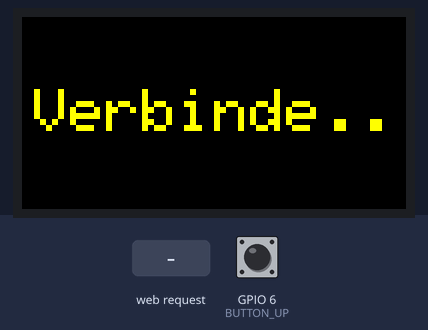
The sketch below on a simulated ESP32-S3. On the bench: 64×32 colour display. The inputs (shaded band) are chosen by the test bench; at power-on: GPIO 6 (BUTTON_UP) HIGH. WiFi joins after 1.5 s; servers stay silent unless stated; the local clock reads 2024-03-15 10:24:30 at power-on unless the sketch sets it. At 9.3 s the program restarts the board; the recording ends there.

Above: at 1.1 s.
At 3.7 s:
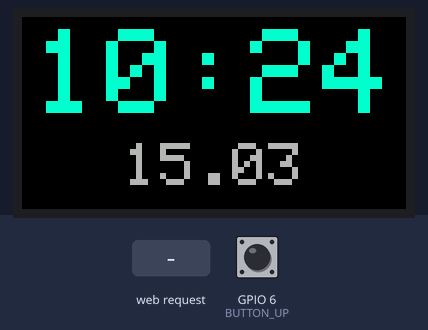
3.8 s: HTTP request GET /live?state=on received
At 5.0 s:
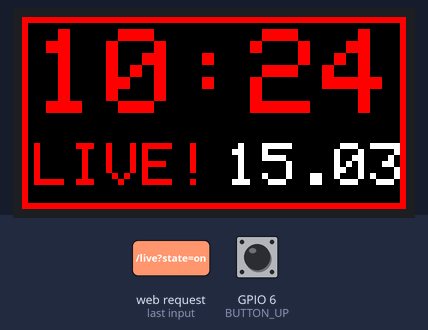
5.3 s: GPIO 6 (BUTTON_UP) pulled LOW for 3.2 s
At 7.8 s:
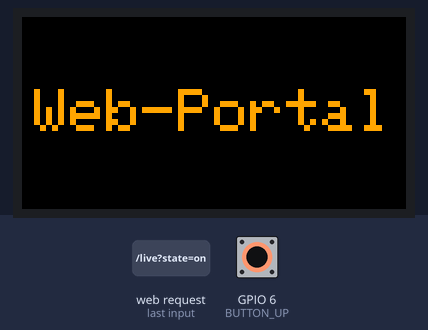
Timing chart, 0 to 9.3 s (numbered marks = the images above; inputs shaded):
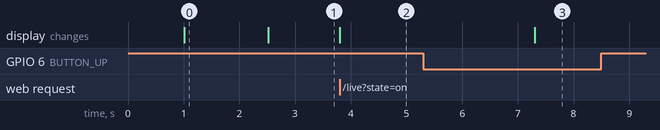

Measured:
- after the input at 3.8 s, the display: changes at once (image 2)
- after the input at 5.3 s, the display: changes after 2.0 s (image 3)
- what the display in image 0 shows lasts 1.5 s, from 1.0 s to 2.5 s

The sketch:

FCG_OBS.ino
```cpp
#include <Adafruit_Protomatter.h>
#include <WiFi.h>
#include <WiFiManager.h>
#include <WebServer.h>
#include "time.h"

#define BUTTON_UP   6
#define BUTTON_DOWN 7

WebServer server(80);

const char* ntpServer = "pool.ntp.org";
const long  gmtOffset_sec = 3600;       // UTC +1
const int   daylightOffset_sec = 3600;  // Sommerzeit

#define WIDTH 64
#define HEIGHT 32

uint8_t rgbPins[]  = {42, 41, 40, 38, 39, 37};
uint8_t addrPins[] = {45, 36, 48, 35};
uint8_t clockPin   = 2;
uint8_t latchPin   = 47;
uint8_t oePin      = 14;

Adafruit_Protomatter matrix(
  WIDTH, 4, 1, rgbPins, 4, addrPins,
  clockPin, latchPin, oePin, true
);

bool isLive = false;
unsigned long lastDisplayUpdate = 0;

// Totmannschalter (Heartbeat)
unsigned long lastHeartbeat = 0;
const unsigned long HEARTBEAT_TIMEOUT = 10000; // 10 Sek. Timeout

void updateDisplay();
void startLiveSetup();

void setup() {
  Serial.begin(115200);
  delay(1000);

  pinMode(BUTTON_UP, INPUT_PULLUP);
  pinMode(BUTTON_DOWN, INPUT_PULLUP);

  ProtomatterStatus status = matrix.begin();
  if (status != PROTOMATTER_OK) {
    while(1);
  }
  matrix.setTextWrap(false);

  matrix.fillScreen(0);
  matrix.setTextSize(1);
  matrix.setCursor(2, 12);
  matrix.setTextColor(matrix.color565(255, 255, 0));
  matrix.print("Verbinde...");
  matrix.show();

  WiFiManager wm;
  wm.setConnectTimeout(10);

  if (!wm.autoConnect("MatrixPortal-Setup")) {
    startLiveSetup();
    return;
  }

  server.on("/", []() {
    String html = "<html><head><title>ESP32 OBS Status</title></head><body>";
    html += "<h1>Matrix Display Status: " + String(isLive ? "LIVE" : "OFFLINE") + "</h1>";
    html += "</body></html>";
    server.send(200, "text/html", html);
  });

  server.on("/live", []() {
    if (server.hasArg("state")) {
      String state = server.arg("state");

      if (state == "on") {
        isLive = true;
        lastHeartbeat = millis();
        server.send(200, "text/plain", "OBS State: ON");
      }
      else if (state == "keepalive") {
        if (isLive) {
          lastHeartbeat = millis();
        }
        server.send(200, "text/plain", "Heartbeat received");
      }
      else if (state == "off") {
        isLive = false;
        server.send(200, "text/plain", "OBS State: OFF");
      }
      else {
        server.send(400, "text/plain", "Invalid state");
      }
      updateDisplay();
    } else {
      server.send(400, "text/plain", "Missing state parameter");
    }
  });

  server.begin();

  matrix.fillScreen(0);
  matrix.setTextSize(1);
  matrix.setCursor(2, 12);
  matrix.setTextColor(matrix.color565(0, 255, 0));
  matrix.print("Zeit-Sync");
  matrix.show();

  configTime(gmtOffset_sec, daylightOffset_sec, ntpServer);
}

void loop() {
  server.handleClient();

  if (isLive && (millis() - lastHeartbeat > HEARTBEAT_TIMEOUT)) {
    isLive = false;
    Serial.println("WARNUNG: OBS Heartbeat verloren!");
    updateDisplay();
  }

  if (digitalRead(BUTTON_UP) == LOW) {
    unsigned long pressStart = millis();
    bool heldLongEnough = false;

    while (digitalRead(BUTTON_UP) == LOW) {
      if (millis() - pressStart >= 2000) {
        heldLongEnough = true;
        break;
      }
      delay(50);
    }

    if (heldLongEnough) {
      startLiveSetup();
    }
  }

  if (millis() - lastDisplayUpdate >= 1000) {
    lastDisplayUpdate = millis();
    updateDisplay();
  }
}

void startLiveSetup() {
  matrix.fillScreen(0);
  matrix.setTextSize(1);
  matrix.setCursor(2, 12);
  matrix.setTextColor(matrix.color565(255, 165, 0));
  matrix.print("Web-Portal");
  matrix.show();

  WiFi.disconnect(true, true);
  delay(500);

  WiFiManager wm;
  wm.resetSettings();

  if (!wm.startConfigPortal("MatrixPortal-Setup")) {
    ESP.restart();
  }

  ESP.restart();
}

void updateDisplay() {
  struct tm timeinfo;
  if (!getLocalTime(&timeinfo)) {
    return;
  }

  matrix.fillScreen(0);

  // Formatiere Uhrzeit (HH:MM) und Datum ohne Jahr (DD.MM)
  char timeHM[6];  // HH:MM
  char dateDM[6];  // DD.MM

  strftime(timeHM, sizeof(timeHM), "%H:%M", &timeinfo);
  strftime(dateDM, sizeof(dateDM), "%d.%m", &timeinfo);

  if (isLive) {
    uint16_t red = matrix.color565(255, 0, 0);

    // 1. Große Uhrzeit oben zentriert (Größe 2)
    matrix.setTextSize(2);
    matrix.setCursor(2, 2);
    matrix.setTextColor(red);
    matrix.print(timeHM);

    // 2. Unten: "LIVE" links (Rot), Datum rechts (Weiß) (Größe 1)
    matrix.setTextSize(1);
    matrix.setCursor(2, 21);
    matrix.setTextColor(red);
    matrix.print("LIVE!");

    matrix.setCursor(34, 21);
    matrix.setTextColor(matrix.color565(255, 255, 255)); // Weißes Datum
    matrix.print(dateDM);

    // Roter Warnrahmen
    matrix.drawRect(0, 0, 64, 32, red);

  } else {
    uint16_t cyan = matrix.color565(0, 255, 200);

    // 1. Große Uhrzeit oben zentriert (Größe 2)
    matrix.setTextSize(2);
    matrix.setCursor(2, 2);
    matrix.setTextColor(cyan);
    matrix.print(timeHM);

    // 2. Datum unten exakt zentriert (Größe 1)
    matrix.setTextSize(1);
    matrix.setCursor(17, 21);
    matrix.setTextColor(matrix.color565(180, 180, 180)); // Silber/Grau
    matrix.print(dateDM);
  }

  matrix.show();
}
```
